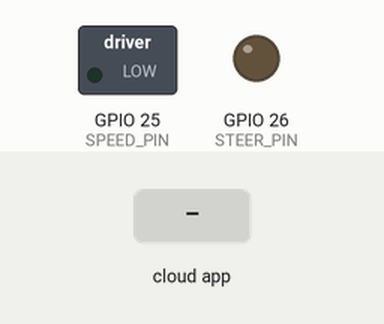
Recording of a sketch running on a simulated ESP32. Parts: switched loads named in the sketch (green lamp = pin HIGH), output pins drawn as LEDs (lit = HIGH). The test bench sets the inputs (shaded band). WiFi joins after 1.5 s; servers stay silent unless stated; the ROS host is connected and sends only what is stated; what the sketch prints to the serial monitor is not drawn.

Above: at 4.7 s.
4.8 s: the phone or cloud app sets linear.x to -100
At 5.4 s:
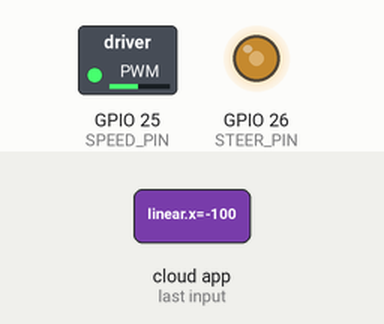
6.3 s: the phone or cloud app sets angular.z to 100
At 7.5 s:
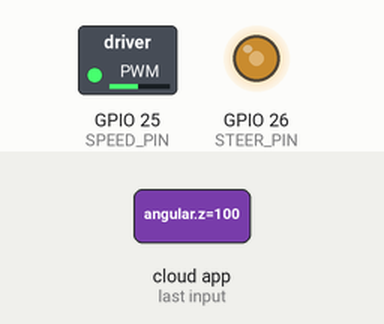
7.8 s: the phone or cloud app sets linear.x to 100
At 8.8 s:
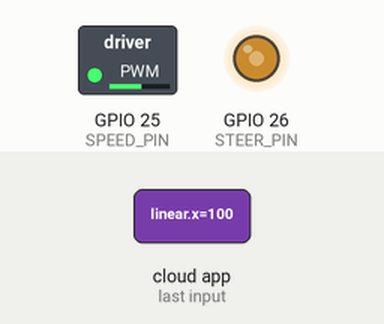
9.3 s: the phone or cloud app sets angular.z to -100
At 9.7 s:
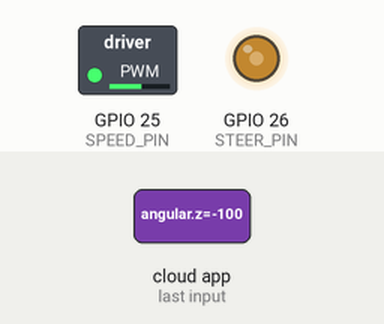
Timing chart, 0 to 11.8 s (numbered marks = the images above; inputs shaded):
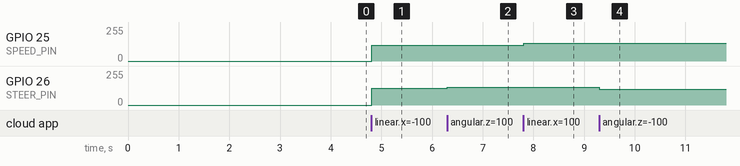

Measured:
- after the input at 4.8 s, GPIO 25 (SPEED_PIN): 0/255 → 119/255 at once; GPIO 26 (STEER_PIN): 0/255 → 127/255 at once
- after the input at 6.3 s, GPIO 26 (STEER_PIN): 127/255 → 135/255 at once
- after the input at 7.8 s, GPIO 25 (SPEED_PIN): 119/255 → 135/255 at once
- after the input at 9.3 s, GPIO 26 (STEER_PIN): 135/255 → 119/255 at once

The sketch:

esp32_motor_control_wifi_twist.ino
```cpp
#include <WiFi.h>
#include <micro_ros_arduino.h>
#include <rcl/rcl.h>
#include <rclc/rclc.h>
#include <rclc/executor.h>
#include <geometry_msgs/msg/twist.h>

// WiFi Settings
 char* ssid = "ssid";
 char* password = "password";
 char* agent_ip = "172.20.10.10";  // PC's IP
const uint16_t agent_port = 8888;

// Motor Pins
#define SPEED_PIN 25
#define STEER_PIN 26

// Micro-ROS Objects
rcl_allocator_t allocator;
rclc_support_t support;
rcl_node_t node;
rcl_subscription_t subscriber;
geometry_msgs__msg__Twist twist_msg;
rclc_executor_t executor;

// Motor control
void set_motors(float left, float right) {
  dacWrite(SPEED_PIN, left);
  dacWrite(STEER_PIN, right);
}

void twist_callback(const void *msg_in) {
  const geometry_msgs__msg__Twist *msg = (const geometry_msgs__msg__Twist *)msg_in;

  // Convert m/s to PWM (adjust these values as needed)
  float linear = msg->linear.x ;
  float angular = msg->angular.z ;
  linear=constrain(linear,-10,10);
    angular=constrain(angular,-10,10);


  // Differential drive
  float speed = map(linear,-10,10,50,205);
  float steer = map(angular,-10,10,50,205);


  set_motors(speed, steer);

  Serial.printf("CMD: speed=%.1f steer=%.1f\n", speed, steer);
}

void setup() {
  Serial.begin(115200);
  pinMode(SPEED_PIN, OUTPUT);
  pinMode(STEER_PIN, OUTPUT);
  set_motors(0, 0);  // Stop motors

  // Connect WiFi
  WiFi.begin(ssid, password);
  while (WiFi.status() != WL_CONNECTED) {
    delay(500);
    Serial.print(".");
  }
  Serial.println("\nWiFi Connected!");

  // Micro-ROS Setup
  set_microros_wifi_transports(ssid, password, agent_ip, agent_port);
  delay(2000);

  allocator = rcl_get_default_allocator();
  rclc_support_init(&support, 0, NULL, &allocator);
  rclc_node_init_default(&node, "robot_controller", "", &support);

  rclc_subscription_init_default(
    &subscriber,
    &node,
    ROSIDL_GET_MSG_TYPE_SUPPORT(geometry_msgs, msg, Twist),
    "cmd_vel");

  rclc_executor_init(&executor, &support.context, 1, &allocator);
  rclc_executor_add_subscription(&executor, &subscriber, &twist_msg, &twist_callback, ON_NEW_DATA);

  Serial.println("Ready for Twist commands!");
}

void loop() {
  if (WiFi.status() == WL_CONNECTED) {
    rclc_executor_spin_some(&executor, RCL_MS_TO_NS(10));
  } else {
    set_motors(0, 0);  // Emergency stop
    delay(1000);
  }
}
```
